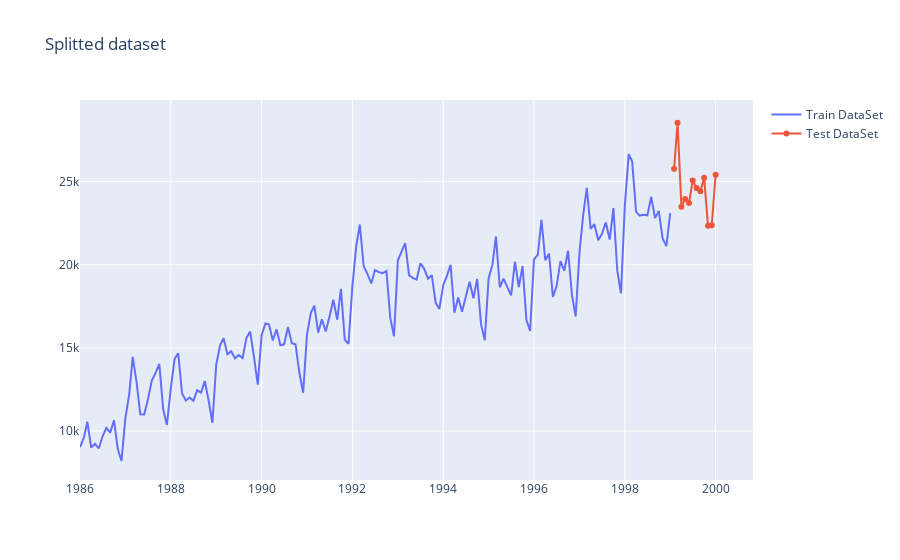

The code cell stored with this chart in its notebook:
### Code cell
import plotly.graph_objects as go 
from sktime.forecasting.model_selection import temporal_train_test_split
y_train, y_test = temporal_train_test_split(dataset, test_size = 12)
fig = go.Figure()
fig.add_trace(go.Scatter(name = "Train DataSet", x=y_train.index.astype(str), y=y_train["Total"]))
fig.add_trace(go.Scatter(name = "Test DataSet", x=y_test.index.astype(str), y=y_test['Total']))
fig.update_layout(title = "Splitted dataset")

fig.show()

### Figure 1 — Plotly figure (JSON) as saved in the notebook; plotly's stock layout.template omitted (floating-point values rounded to 4 significant figures; data arrays with more than 128 entries replaced by an {"elided": "..."} marker saying what was removed)
{"data": [{"name": "Train DataSet", "type": "scatter", "x": {"elided": "157 str values"}, "y": {"elided": "157 int values"}}, {"name": "Test DataSet", "type": "scatter", "x": ["1999-02", "1999-03", "1999-04", "1999-05", "1999-06", "1999-07", "1999-08", "1999-09", "1999-10", "1999-11", "1999-12", "2000-01"], "y": [25780, 28544, 23488, 23964, 23720, 25069, 24618, 24430, 25229, 22344, 22372, 25412]}], "layout": {"title": {"text": "Splitted dataset"}}}
